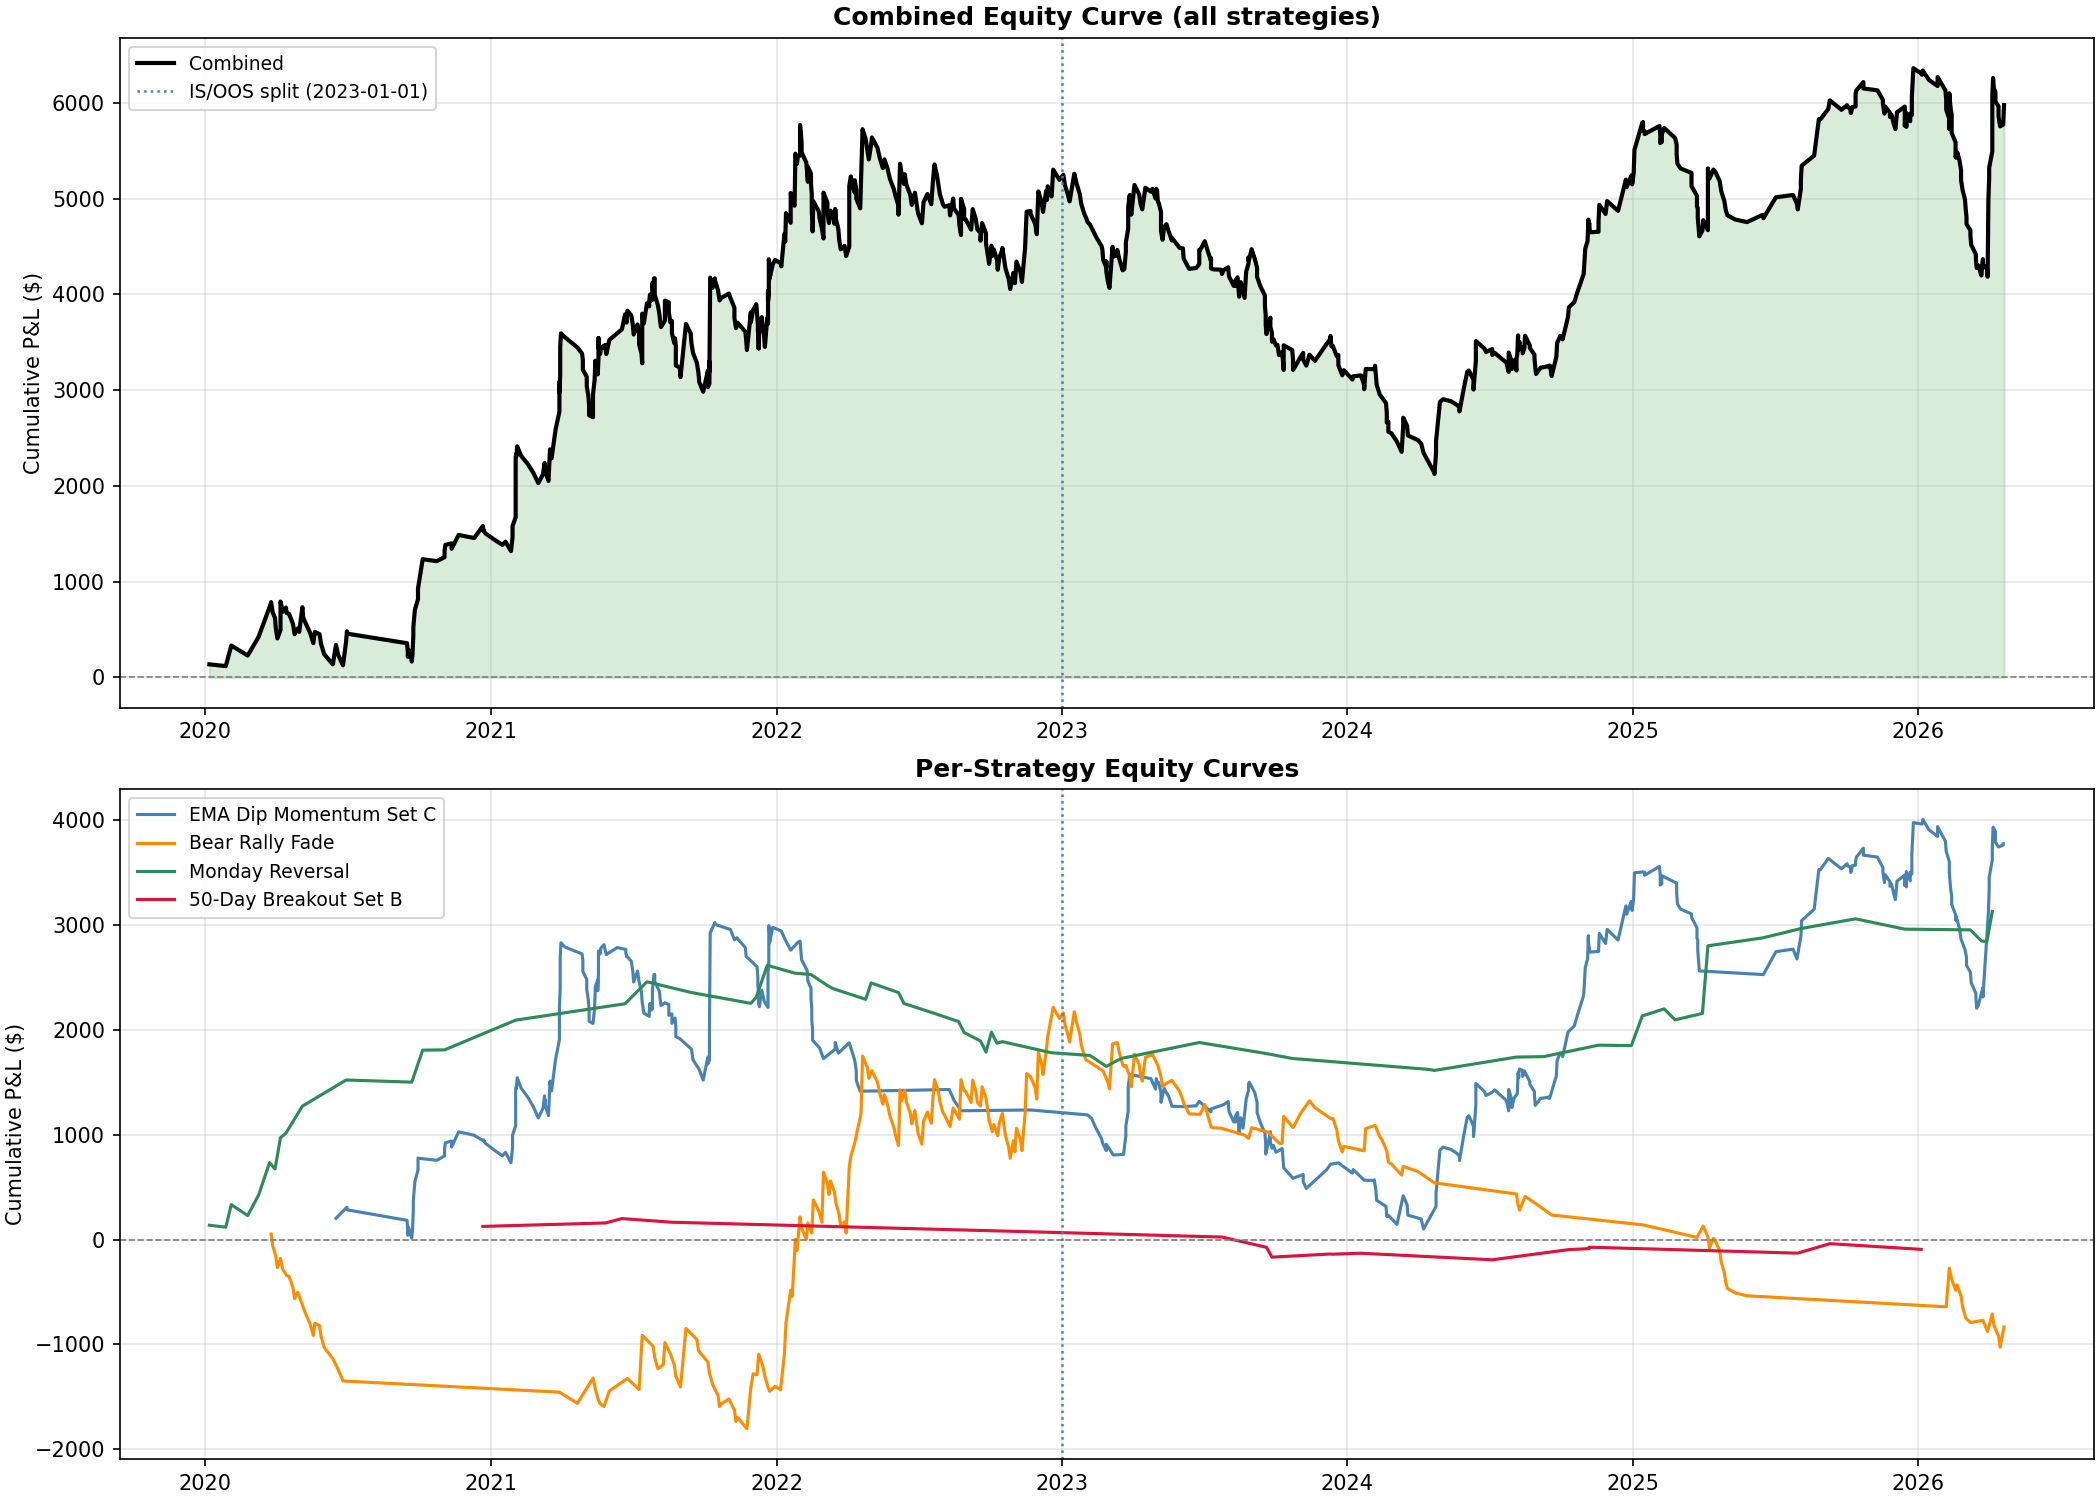

This chart was generated by the following Python code:
"""
Rigorous Strategy Backtest
===========================
Three strategies tested with identical methodology:
  1. EMA Dip Momentum Long   — 28-ticker universe, uptrend + EMA pullback
  2. Bear Rally Fade (Short) — existing strategy, re-run with slippage + earnings filter
  3. Monday Reversal (Long)  — existing strategy, re-run with slippage

KNOWN LIMITATIONS:
- Survivorship bias not fully eliminated — individual stocks are 2026 survivors.
  ETFs (SPY, QQQ, IWM, XLK, XLF, XLE) in the universe have zero survivorship bias.
- yfinance earnings dates unreliable for pre-2023 periods. Earnings filter may
  silently miss historical events. Logged per ticker when data unavailable.
- Slippage estimated at 0.1% per side. Real slippage varies by liquidity.
- Past performance does not guarantee future results.

Period:         2019-06-01 → 2026-04-25 (download)
Backtest start: 2020-01-01 (EMA-200 fully warmed up)
In-sample:      2020-01-01 → 2022-12-31
Out-of-sample:  2023-01-01 → 2026-04-25
Position size:  $100 max risk per trade (qty = 100 / (entry * stop_pct))
Slippage:       0.1% per side
"""

import warnings
warnings.filterwarnings("ignore")

import logging
import sys
from datetime import date, timedelta, datetime

import yfinance as yf
import pandas as pd
import numpy as np
import matplotlib
matplotlib.use("Agg")
import matplotlib.pyplot as plt

logging.basicConfig(
    level=logging.INFO,
    format="%(asctime)s %(levelname)s %(message)s",
    handlers=[logging.StreamHandler(sys.stdout)],
)

# ── Date constants ────────────────────────────────────────────────────────────
DOWNLOAD_START  = "2019-06-01"   # warmup for EMA-200
BACKTEST_START  = "2020-01-01"   # first valid signal date
BACKTEST_END    = "2026-04-25"
SPLIT_DATE      = "2023-01-01"   # in-sample / out-of-sample boundary

# ── Sizing & slippage ─────────────────────────────────────────────────────────
MAX_RISK        = 100.0          # max dollar risk per trade
SLIP            = 0.001          # 0.1% per side

# ── Momentum universe ─────────────────────────────────────────────────────────
MOMENTUM_TICKERS = [
    # ETFs — zero survivorship bias
    "SPY", "QQQ", "IWM", "XLK", "XLF", "XLE",
    # Mag7 + growth
    "AAPL", "NVDA", "MSFT", "META", "AMZN", "GOOGL", "TSLA", "AVGO", "NFLX",
    # Deliberate underperformers — anchors test in reality
    "INTC", "IBM", "BA", "PFE", "GE", "XOM",
    # Mixed / cyclical
    "JPM", "AMD", "BAC", "CVX", "UNH", "COST",
]

# ── Bear rally fade universe ──────────────────────────────────────────────────
FADE_TICKERS = ["PLTR", "FXI", "KWEB", "QQQ", "IWM"]

# ── Monday reversal universe ──────────────────────────────────────────────────
REVERSAL_TICKERS = ["SPY"]

# ── All tickers (downloaded once) ────────────────────────────────────────────
ALL_TICKERS = sorted(set(MOMENTUM_TICKERS + FADE_TICKERS + REVERSAL_TICKERS))

# ── Sector map ────────────────────────────────────────────────────────────────
SECTOR = {
    "SPY": "ETF",   "QQQ": "ETF",   "IWM": "ETF",
    "XLK": "ETF",   "XLF": "ETF",   "XLE": "ETF",
    "AAPL": "MegaTech", "MSFT": "MegaTech", "META": "MegaTech",
    "AMZN": "MegaTech", "GOOGL": "MegaTech",
    "NVDA": "Semis", "AMD": "Semis", "INTC": "Semis", "AVGO": "Semis",
    "TSLA": "Auto",  "NFLX": "Media",
    "JPM": "Finance", "BAC": "Finance",
    "XOM": "Energy",  "CVX": "Energy",
    "IBM": "Tech",   "GE": "Industrial", "BA": "Industrial",
    "PFE": "Health", "UNH": "Health",
    "COST": "Consumer",
    # Fade tickers not in momentum universe
    "PLTR": "Tech",  "FXI": "ETF",  "KWEB": "ETF",
}

# ── Parameter sets for momentum (pre-defined, not swept) ─────────────────────
MOMENTUM_PARAM_SETS = [
    {"label": "A", "ema_fast": 21, "ema_slow": 50, "pullback_max": 3.0, "trail": 0.03, "max_hold": 10},
    {"label": "B", "ema_fast": 21, "ema_slow": 50, "pullback_max": 5.0, "trail": 0.03, "max_hold": 15},
    {"label": "C", "ema_fast": 50, "ema_slow": 200, "pullback_max": 5.0, "trail": 0.04, "max_hold": 20},
]

# ── Parameter sets for breakout (pre-defined, not swept) ─────────────────────
BREAKOUT_PARAM_SETS = [
    # Set A: standard O'Neil breakout — 6% trail, 15-day hold
    {"label": "A", "lookback": 50, "vol_min": 1.5, "consol_15": 5.0, "consol_5": 3.0, "trail": 0.06, "max_hold": 15},
    # Set B: more room for retest — 7% trail, 20-day hold
    {"label": "B", "lookback": 50, "vol_min": 1.5, "consol_15": 5.0, "consol_5": 3.0, "trail": 0.07, "max_hold": 20},
    # Set C: institutional conviction — tighter VCP, 2× volume, 7% trail, 25-day hold
    {"label": "C", "lookback": 50, "vol_min": 2.0, "consol_15": 4.0, "consol_5": 2.0, "trail": 0.07, "max_hold": 25},
]

# ── Data download ─────────────────────────────────────────────────────────────

def download_data():
    logging.info(f"Downloading {len(ALL_TICKERS)} tickers {DOWNLOAD_START}→{BACKTEST_END}...")
    raw = yf.download(
        ALL_TICKERS,
        start=DOWNLOAD_START,
        end=BACKTEST_END,
        auto_adjust=True,
        progress=False,
        threads=True,
    )
    logging.info("Download complete.")
    return raw


def get_df(raw, ticker):
    """Extract a clean OHLCV DataFrame for one ticker. Returns None if data missing."""
    try:
        if isinstance(raw.columns, pd.MultiIndex):
            df = pd.DataFrame({
                "Open":   raw["Open"][ticker],
                "High":   raw["High"][ticker],
                "Low":    raw["Low"][ticker],
                "Close":  raw["Close"][ticker],
                "Volume": raw["Volume"][ticker],
            }).dropna()
        else:
            df = raw[["Open", "High", "Low", "Close", "Volume"]].dropna()
        df.index = pd.to_datetime(df.index).tz_localize(None)
        df = df[df.index >= DOWNLOAD_START]
        if len(df) < 210:
            logging.warning(f"{ticker}: only {len(df)} rows — skipping")
            return None
        return df
    except Exception as e:
        logging.warning(f"{ticker}: data extraction failed — {e}")
        return None


def _test_get_df_shape(raw):
    """Sanity check: SPY should have data."""
    df = get_df(raw, "SPY")
    assert df is not None, "SPY data missing"
    assert len(df) > 1000, f"SPY too few rows: {len(df)}"
    assert list(df.columns) == ["Open", "High", "Low", "Close", "Volume"]
    assert df.index[0] < pd.Timestamp("2020-01-01"), "Warmup data missing"
    logging.info("✅ get_df sanity check passed")


# ── Indicators ────────────────────────────────────────────────────────────────

def ema_series(values, period):
    """
    Standard EMA. No lookahead — each value uses only data up to that bar.
    Returns list same length as input.
    """
    k = 2.0 / (period + 1)
    result = []
    for i, v in enumerate(values):
        if i == 0:
            result.append(float(v))
        else:
            result.append(float(v) * k + result[-1] * (1 - k))
    return result


def volume_ratio_series(volumes, window=20):
    """
    Ratio of bar[i] volume to mean of bar[i-window : i] (prior window bars only).
    Returns list same length as input; first `window` entries are None (warmup).
    No lookahead — bar[i] average does NOT include bar[i] itself.
    """
    vols = list(volumes)
    result = [None] * window
    for i in range(window, len(vols)):
        avg = sum(vols[i - window:i]) / window
        result.append(vols[i] / avg if avg > 0 else None)
    return result


def add_indicators(df, ema_fast, ema_slow):
    """Add EMA columns and volume ratio to a copy of df."""
    df = df.copy()
    closes = df["Close"].tolist()
    vols   = df["Volume"].tolist()
    df[f"ema{ema_fast}"] = ema_series(closes, ema_fast)
    df[f"ema{ema_slow}"] = ema_series(closes, ema_slow)
    df["vol_ratio"]      = volume_ratio_series(vols, 20)
    return df


def _test_indicators():
    # EMA: first value equals first input
    e = ema_series([10.0, 12.0, 11.0], 3)
    assert e[0] == 10.0, f"EMA[0] should be 10.0, got {e[0]}"
    # EMA period=1 is the value itself
    e1 = ema_series([5.0, 8.0, 3.0], 1)
    assert e1 == [5.0, 8.0, 3.0], f"EMA(1) should equal input, got {e1}"
    # EMA length preserved
    assert len(e) == 3

    # volume_ratio: warmup is None
    vr = volume_ratio_series([100] * 25, 20)
    assert vr[:20] == [None] * 20, "Warmup should be None"
    assert abs(vr[20] - 1.0) < 1e-9, f"Flat volume ratio should be 1.0, got {vr[20]}"
    # Low volume bar
    vols = [100] * 20 + [50]   # bar 20 is half the average
    vr2 = volume_ratio_series(vols, 20)
    assert abs(vr2[20] - 0.5) < 1e-9, f"Half-volume ratio should be 0.5, got {vr2[20]}"

    logging.info("✅ indicator tests passed")

_test_indicators()

# ── Sizing & slippage helpers ─────────────────────────────────────────────────

def calc_qty(entry_price, stop_pct, max_risk=MAX_RISK):
    """Shares = max_risk / (entry_price * stop_pct). Minimum 1."""
    stop_distance = entry_price * stop_pct
    return max(1, int(max_risk / stop_distance))


def long_entry_price(open_price):
    """Apply 0.1% slippage on long entry (buy slightly above open)."""
    return open_price * (1 + SLIP)


def long_exit_price(price):
    """Apply 0.1% slippage on long exit (sell slightly below)."""
    return price * (1 - SLIP)


def short_entry_price(open_price):
    """Apply 0.1% slippage on short entry (sell slightly below open)."""
    return open_price * (1 - SLIP)


def short_exit_price(price):
    """Apply 0.1% slippage on short exit (buy slightly above)."""
    return price * (1 + SLIP)


# ── Earnings filter ───────────────────────────────────────────────────────────

def load_earnings_dates(tickers):
    """
    Returns {ticker: sorted list of datetime.date}.
    Falls back to [] with a warning if yfinance has no data.
    ETFs are skipped (no earnings).
    """
    ETF_SET = {"SPY", "QQQ", "IWM", "XLK", "XLF", "XLE", "FXI", "KWEB"}
    result = {}
    for t in tickers:
        if t in ETF_SET:
            result[t] = []
            continue
        try:
            ed = yf.Ticker(t).earnings_dates
            if ed is None or ed.empty:
                logging.warning(f"Earnings filter: no data for {t} — filter disabled for this ticker")
                result[t] = []
            else:
                result[t] = sorted(
                    idx.date() if hasattr(idx, "date") else idx
                    for idx in ed.index
                )
        except Exception as e:
            logging.warning(f"Earnings filter: {t} fetch failed ({e}) — filter disabled")
            result[t] = []
    return result


def near_earnings(signal_date, ticker, earnings_map, window_calendar_days=10):
    """
    True if any earnings date falls in (signal_date, signal_date + window_calendar_days].
    window_calendar_days=10 ≈ 5 trading days (conservative).
    """
    dates = earnings_map.get(ticker, [])
    if not dates:
        return False
    end = signal_date + timedelta(days=window_calendar_days)
    return any(signal_date < d <= end for d in dates)


# ── Stats ─────────────────────────────────────────────────────────────────────

def compute_stats(trades, label, trading_days_is, trading_days_oos):
    """
    trades: list of dicts with keys:
        date (datetime.date), ticker (str), entry (float), exit (float),
        pnl_dollar (float), side (str), reason (str), hold_days (int)

    trading_days_is:  count of trading days in in-sample period
    trading_days_oos: count of trading days in out-of-sample period

    Returns dict with full stats and a verdict string.
    """
    if not trades:
        return {
            "label": label, "n": 0, "verdict": "❌ FAIL",
            "is": {}, "oos": {}, "all_pnls": [],
        }

    split = pd.Timestamp(SPLIT_DATE)
    is_trades  = [t for t in trades if pd.Timestamp(t["date"]) <  split]
    oos_trades = [t for t in trades if pd.Timestamp(t["date"]) >= split]

    def _stats_block(group, total_days):
        if not group:
            return {"n": 0, "wr": 0.0, "pf": 0.0, "pnl": 0.0,
                    "avg_win": 0.0, "avg_loss": 0.0, "max_dd_pct": 0.0, "days_in_mkt_pct": 0.0}
        pnls   = [t["pnl_dollar"] for t in group]
        wins   = [p for p in pnls if p > 0]
        losses = [p for p in pnls if p <= 0]
        wr     = len(wins) / len(pnls) * 100
        gp     = sum(wins) if wins else 0.0
        gl     = abs(sum(losses)) if losses else 0.0
        pf     = gp / gl if gl > 0 else float("inf")
        avg_w  = gp / len(wins) if wins else 0.0
        avg_l  = gl / len(losses) if losses else 0.0

        # Max drawdown: peak-to-trough dollar loss, expressed as % of $10k notional
        # ($10k = ~100x $100-per-trade risk; avoids division-by-zero when equity starts at 0)
        NOTIONAL = 10_000.0
        cum, peak, max_dd_dollar = 0.0, 0.0, 0.0
        for p in pnls:
            cum += p
            peak = max(peak, cum)
            max_dd_dollar = min(max_dd_dollar, cum - peak)
        max_dd_pct = abs(max_dd_dollar) / NOTIONAL * 100

        # Days in market: fraction of trading days with ≥1 open position
        # Cap each trade's hold at total_days to avoid >100% from concurrent positions
        hold_days = sum(min(t.get("hold_days", 1), total_days) for t in group)
        dim = min(hold_days / total_days * 100, 100.0) if total_days > 0 else 0.0

        return {
            "n": len(group),
            "wr": round(wr, 1),
            "pf": round(pf, 2) if pf != float("inf") else 999.0,
            "pnl": round(sum(pnls), 2),
            "avg_win": round(avg_w, 2),
            "avg_loss": round(avg_l, 2),
            "max_dd_pct": round(max_dd_pct, 1),
            "days_in_mkt_pct": round(dim, 1),
        }

    is_s  = _stats_block(is_trades,  trading_days_is)
    oos_s = _stats_block(oos_trades, trading_days_oos)

    # Verdict: based on out-of-sample performance
    oos_wr_ok  = oos_s["n"] >= 10 and oos_s["wr"] >= 55.0
    oos_pf_ok  = oos_s["pf"] >= 1.5
    oos_dd_ok  = oos_s["max_dd_pct"] <= 25.0
    drift_ok   = is_s["n"] > 0 and oos_s["n"] > 0 and abs(oos_s["wr"] - is_s["wr"]) <= 10.0

    if oos_wr_ok and oos_pf_ok and oos_dd_ok and drift_ok:
        verdict = "✅ PASS"
    elif oos_wr_ok and oos_pf_ok and (not oos_dd_ok or not drift_ok):
        verdict = "⚠️  WARN"
    else:
        verdict = "❌ FAIL"

    return {"label": label, "is": is_s, "oos": oos_s, "verdict": verdict,
            "all_pnls": sorted([(t["date"], t["pnl_dollar"]) for t in trades], key=lambda x: x[0])}


def _test_helpers():
    # calc_qty: $100 risk, $50 stock, 2% stop → stop_distance=$1 → qty=100
    assert calc_qty(50.0, 0.02) == 100, f"Expected 100, got {calc_qty(50.0, 0.02)}"
    # calc_qty: minimum 1 (stop_distance=$200 > MAX_RISK=$100 → floor to 0 → clamp to 1)
    assert calc_qty(10000.0, 0.02) == 1, f"Expected 1, got {calc_qty(10000.0, 0.02)}"
    # Slippage on entry/exit
    assert abs(long_entry_price(100.0) - 100.1) < 1e-9
    assert abs(long_exit_price(100.0) - 99.9) < 1e-9
    assert abs(short_entry_price(100.0) - 99.9) < 1e-9
    assert abs(short_exit_price(100.0) - 100.1) < 1e-9
    # near_earnings: no dates → False
    assert not near_earnings(date(2024, 1, 10), "AAPL", {"AAPL": []})
    # near_earnings: earnings 5 days later → True
    assert near_earnings(date(2024, 1, 10), "AAPL", {"AAPL": [date(2024, 1, 15)]})
    # near_earnings: earnings 15 days later → False (outside 10-day window)
    assert not near_earnings(date(2024, 1, 10), "AAPL", {"AAPL": [date(2024, 1, 25)]})
    # compute_stats: empty trades → FAIL verdict
    result = compute_stats([], "test", 100, 100)
    assert result["verdict"] == "❌ FAIL"
    assert result["n"] == 0
    logging.info("✅ helper tests passed")

_test_helpers()

# ── Breakout helpers ──────────────────────────────────────────────────────────

def consolidation_pct(df, idx, window):
    """
    High-to-low range over the prior `window` bars as % of close at idx.
    Uses only bars BEFORE idx (no lookahead). Returns None if insufficient data.
    """
    if idx < window:
        return None
    slice_ = df.iloc[idx - window:idx]
    high   = slice_["High"].max()
    low    = slice_["Low"].min()
    close  = df.iloc[idx]["Close"]
    if close <= 0:
        return None
    return (high - low) / close * 100


def stage2_confirmed(df, idx):
    """
    Weinstein Stage 2: close > 150-day MA AND 150-day MA is rising.
    Rising = MA computed at idx > MA computed at idx-5.
    Returns False if insufficient data (need idx >= 155).
    """
    if idx < 155:
        return False
    ma_now  = df["Close"].iloc[idx - 150:idx].mean()
    ma_prev = df["Close"].iloc[idx - 155:idx - 5].mean()
    close   = df.iloc[idx]["Close"]
    return bool(close > ma_now and ma_now > ma_prev)


def relative_strength_vs_spy(df, spy_df, idx, window=63):
    """
    O'Neil RS: stock's window-bar return > SPY's window-bar return.
    window=63 ≈ 3 months of trading days.
    Aligns by bar index (valid — both DFs use the same yfinance trading calendar).
    Returns False if insufficient data.
    """
    if idx < window or len(spy_df) <= idx:
        return False
    stock_base = df.iloc[idx - window]["Close"]
    if stock_base <= 0:
        return False
    stock_ret = (df.iloc[idx]["Close"] - stock_base) / stock_base
    spy_idx   = min(idx, len(spy_df) - 1)
    if spy_idx < window:
        return False
    spy_base = spy_df.iloc[spy_idx - window]["Close"]
    if spy_base <= 0:
        return False
    spy_ret = (spy_df.iloc[spy_idx]["Close"] - spy_base) / spy_base
    return bool(stock_ret > spy_ret)


def _test_breakout_helpers():
    """Inline tests for consolidation_pct, stage2_confirmed, relative_strength_vs_spy."""

    # ── consolidation_pct ────────────────────────────────────────────────────
    n = 20
    df_flat = pd.DataFrame({
        "High":   [110.0] * n,
        "Low":    [90.0]  * n,
        "Close":  [100.0] * n,
        "Open":   [100.0] * n,
        "Volume": [1e6]   * n,
    })
    result = consolidation_pct(df_flat, 15, 10)
    assert result is not None and abs(result - 20.0) < 1e-6, f"Expected 20.0, got {result}"
    assert consolidation_pct(df_flat, 5, 10) is None  # insufficient data

    # ── stage2_confirmed ─────────────────────────────────────────────────────
    n2 = 200
    prices_rising = [100.0 + i * 0.5 for i in range(n2)]
    df_rising = pd.DataFrame({
        "High": prices_rising, "Low": prices_rising, "Close": prices_rising,
        "Open": prices_rising, "Volume": [1e6] * n2,
    })
    assert stage2_confirmed(df_rising, 160) is True

    prices_flat = [100.0] * n2
    df_flat2 = pd.DataFrame({
        "High": prices_flat, "Low": prices_flat, "Close": prices_flat,
        "Open": prices_flat, "Volume": [1e6] * n2,
    })
    assert stage2_confirmed(df_flat2, 160) is False
    assert stage2_confirmed(df_rising, 100) is False  # insufficient data

    # ── relative_strength_vs_spy ─────────────────────────────────────────────
    n3 = 100
    stock_prices = [100.0 + (20.0 / 63) * i for i in range(n3)]
    spy_prices   = [100.0 + (10.0 / 63) * i for i in range(n3)]
    df_stock = pd.DataFrame({"Close": stock_prices, "High": stock_prices,
                              "Low": stock_prices, "Open": stock_prices, "Volume": [1e6]*n3})
    df_spy   = pd.DataFrame({"Close": spy_prices,  "High": spy_prices,
                              "Low": spy_prices,  "Open": spy_prices,  "Volume": [1e6]*n3})
    assert relative_strength_vs_spy(df_stock, df_spy, 90) is True

    df_stock_flat = pd.DataFrame({"Close": [100.0]*n3, "High": [100.0]*n3,
                                   "Low": [100.0]*n3, "Open": [100.0]*n3, "Volume": [1e6]*n3})
    assert relative_strength_vs_spy(df_stock_flat, df_spy, 90) is False
    assert relative_strength_vs_spy(df_stock, df_spy, 10) is False  # insufficient data

    logging.info("✅ breakout helper tests passed")


_test_breakout_helpers()

# ── Strategy 1: EMA Dip Momentum ─────────────────────────────────────────────

def simulate_long_trade(df, entry_idx, entry_price, trail_pct, max_hold):
    """
    Simulate a long trade starting at entry_idx with entry_price already slippage-adjusted.
    Trail stop uses daily close. Exit at stop (apply exit slippage) or max_hold close.
    Returns (exit_price_after_slippage, exit_idx, reason, hold_days).
    """
    stop = entry_price * (1 - trail_pct)
    for j in range(entry_idx + 1, min(entry_idx + max_hold + 1, len(df))):
        low   = df.iloc[j]["Low"]
        close = df.iloc[j]["Close"]
        # Raise stop if close is higher
        new_stop = close * (1 - trail_pct)
        if new_stop > stop:
            stop = new_stop
        if low <= stop:
            return long_exit_price(stop), j, "stop", j - entry_idx
    # Max hold: exit at close of last bar
    exit_idx = min(entry_idx + max_hold, len(df) - 1)
    return long_exit_price(df.iloc[exit_idx]["Close"]), exit_idx, "maxhold", exit_idx - entry_idx


def run_momentum(raw, earnings_map, params):
    """
    Run EMA Dip Momentum for one parameter set.
    Returns list of trade dicts.

    Signal (end-of-day, entry next morning):
      1. SPY close > SPY EMA-200 (market regime)
      2. Stock EMA-fast > EMA-slow (individual uptrend)
      3. 0% <= (ema_fast - close) / ema_fast * 100 <= pullback_max (pullback depth)
      4. vol_ratio <= 0.8 (low-volume pullback = light selling)
      5. No earnings in next 10 calendar days
      6. No open position in this ticker

    Position limits:
      - Max 2 new positions opened per day (prioritised by lowest vol_ratio)
      - Max 2 open positions per sector at any time
    """
    ema_fast     = params["ema_fast"]
    ema_slow     = params["ema_slow"]
    pullback_max = params["pullback_max"]
    trail        = params["trail"]
    max_hold     = params["max_hold"]

    # Prepare all DataFrames with indicators
    dfs = {}
    for t in MOMENTUM_TICKERS:
        df = get_df(raw, t)
        if df is not None:
            dfs[t] = add_indicators(df, ema_fast, ema_slow)

    spy_df = dfs.get("SPY")
    if spy_df is None:
        raise RuntimeError("SPY data missing — cannot determine market regime")

    # Build SPY EMA-200 series keyed by date
    spy_ema200 = ema_series(spy_df["Close"].tolist(), 200)
    spy_ema200_by_date = {
        spy_df.index[i].date(): spy_ema200[i]
        for i in range(len(spy_df))
    }

    backtest_start = pd.Timestamp(BACKTEST_START)
    trades = []
    open_positions = {}   # {ticker: exit_idx in that ticker's df}
    open_sectors   = {}   # {sector: count of currently open positions}

    # Iterate over all trading dates from SPY starting at backtest start
    all_dates = spy_df[spy_df.index >= backtest_start].index

    for date_ts in all_dates:
        signal_date = date_ts.date()

        # ── First: close out positions whose exit has passed ─────────────────
        for t in list(open_positions.keys()):
            t_df = dfs.get(t)
            if t_df is None:
                s = SECTOR.get(t, "Other")
                open_sectors[s] = max(0, open_sectors.get(s, 0) - 1)
                del open_positions[t]
                continue
            if date_ts not in t_df.index:
                continue
            cur_idx = t_df.index.get_loc(date_ts)
            if open_positions[t] <= cur_idx:
                s = SECTOR.get(t, "Other")
                open_sectors[s] = max(0, open_sectors.get(s, 0) - 1)
                del open_positions[t]

        # ── Collect all valid signals for today ───────────────────────────────
        new_today   = 0
        day_signals = []

        for ticker in MOMENTUM_TICKERS:
            if ticker not in dfs:
                continue
            df = dfs[ticker]
            if date_ts not in df.index:
                continue
            idx = df.index.get_loc(date_ts)

            # Warmup: need at least ema_slow bars of data
            if idx < ema_slow:
                continue

            # Skip if already in a position in this ticker
            if ticker in open_positions and open_positions[ticker] > idx:
                continue

            row   = df.iloc[idx]
            ema_f = row[f"ema{ema_fast}"]
            ema_s = row[f"ema{ema_slow}"]
            close = row["Close"]
            vr    = row["vol_ratio"]

            # 1. Market regime: SPY close > SPY EMA-200
            spy_ema = spy_ema200_by_date.get(signal_date)
            if spy_ema is None or spy_df.loc[date_ts, "Close"] <= spy_ema:
                continue

            # 2. Individual uptrend: ema_fast > ema_slow
            if ema_f <= ema_s:
                continue

            # 3. Pullback depth: 0% to pullback_max% below ema_fast
            if ema_f <= 0:
                continue
            pullback_pct = (ema_f - close) / ema_f * 100
            if not (0 <= pullback_pct <= pullback_max):
                continue

            # 4. Low-volume pullback: vol_ratio <= 0.8
            if vr is None or vr > 0.8:
                continue

            # 5. Earnings filter
            if near_earnings(signal_date, ticker, earnings_map):
                continue

            day_signals.append({
                "ticker":    ticker,
                "vol_ratio": vr,
                "idx":       idx,
            })

        # ── Sort by lowest vol_ratio (lightest selling pressure) ──────────────
        day_signals.sort(key=lambda s: s["vol_ratio"])

        # ── Enter positions (up to 2 per day, up to 2 per sector) ────────────
        for sig in day_signals:
            if new_today >= 2:
                break
            ticker = sig["ticker"]
            idx    = sig["idx"]
            df     = dfs[ticker]
            sector = SECTOR.get(ticker, "Other")

            # Sector cap: max 2 open per sector
            if open_sectors.get(sector, 0) >= 2:
                continue

            # Need a next bar for entry
            if idx + 1 >= len(df):
                continue

            entry_open  = df.iloc[idx + 1]["Open"]
            entry_price = long_entry_price(entry_open)
            qty         = calc_qty(entry_price, trail)

            exit_price, exit_idx, reason, hold_days = simulate_long_trade(
                df, idx + 1, entry_price, trail, max_hold
            )
            pnl_dollar = (exit_price - entry_price) * qty

            trades.append({
                "date":       signal_date,
                "ticker":     ticker,
                "entry":      round(entry_price, 4),
                "exit":       round(exit_price, 4),
                "qty":        qty,
                "pnl_dollar": round(pnl_dollar, 2),
                "side":       "long",
                "reason":     reason,
                "hold_days":  hold_days,
            })

            open_positions[ticker] = exit_idx
            open_sectors[sector]   = open_sectors.get(sector, 0) + 1
            new_today += 1

    return trades

# ── Strategy 2: Bear Rally Fade ───────────────────────────────────────────────

def simulate_short_trade(df, entry_idx, entry_price, trail_pct, max_hold):
    """
    Simulate a short trade. Trail stop uses daily close.
    For shorts: stop starts ABOVE entry and trails DOWN as price falls.
    entry_price is already slippage-adjusted (below open).
    Returns (exit_price_after_slippage, exit_idx, reason, hold_days).
    """
    stop = entry_price * (1 + trail_pct)
    for j in range(entry_idx + 1, min(entry_idx + max_hold + 1, len(df))):
        high  = df.iloc[j]["High"]
        close = df.iloc[j]["Close"]
        # Lower stop as price falls (trail down)
        new_stop = close * (1 + trail_pct)
        if new_stop < stop:
            stop = new_stop
        if high >= stop:
            return short_exit_price(stop), j, "stop", j - entry_idx
    exit_idx = min(entry_idx + max_hold, len(df) - 1)
    return short_exit_price(df.iloc[exit_idx]["Close"]), exit_idx, "maxhold", exit_idx - entry_idx


def run_bear_rally_fade(raw, earnings_map):
    """
    Bear Rally Fade (short) — PLTR, FXI, KWEB, QQQ, IWM.
    Signal: close < EMA-200 AND rallied >= 3% from 5-day low.
    Exit: 1.5% trailing stop OR 10-day max hold.
    Earnings filter applied to PLTR only (ETFs have no earnings).
    Slippage 0.1% per side.
    One position at a time across all tickers.
    """
    TRAIL            = 0.015
    MAX_HOLD         = 10
    RALLY_THRESHOLD  = 3.0   # percent rally from 5-day low

    dfs = {}
    for t in FADE_TICKERS:
        df = get_df(raw, t)
        if df is not None:
            df = df.copy()
            df["ema200"] = ema_series(df["Close"].tolist(), 200)
            dfs[t] = df

    backtest_start = pd.Timestamp(BACKTEST_START)
    trades = []
    in_position  = None    # ticker currently held short
    exit_idx_map = {}      # {ticker: exit_idx in that ticker's df}

    spy_df    = get_df(raw, "SPY")
    all_dates = spy_df[spy_df.index >= backtest_start].index

    for date_ts in all_dates:
        signal_date = date_ts.date()

        # Clear position if it has closed
        if in_position and in_position in exit_idx_map:
            t_df = dfs.get(in_position)
            if t_df is not None and date_ts in t_df.index:
                cur_idx = t_df.index.get_loc(date_ts)
                if exit_idx_map[in_position] <= cur_idx:
                    in_position = None

        if in_position:
            continue

        for ticker in FADE_TICKERS:
            if ticker not in dfs:
                continue
            df = dfs[ticker]
            if date_ts not in df.index:
                continue
            idx = df.index.get_loc(date_ts)
            if idx < 205:    # EMA-200 warmup
                continue

            row    = df.iloc[idx]
            close  = row["Close"]
            ema200 = row["ema200"]

            # 1. Downtrend: close < EMA-200
            if close >= ema200:
                continue

            # 2. Bear rally: close is >= 3% above 5-day low
            low5      = df.iloc[idx - 4:idx + 1]["Low"].min()
            rally_pct = (close - low5) / low5 * 100
            if rally_pct < RALLY_THRESHOLD:
                continue

            # 3. Earnings filter (PLTR only — ETFs have no earnings)
            if ticker == "PLTR" and near_earnings(signal_date, ticker, earnings_map):
                continue

            # Need next bar for entry
            if idx + 1 >= len(df):
                continue

            entry_open  = df.iloc[idx + 1]["Open"]
            entry_price = short_entry_price(entry_open)
            qty         = calc_qty(entry_price, TRAIL)

            exit_price, ex_idx, reason, hold_days = simulate_short_trade(
                df, idx + 1, entry_price, TRAIL, MAX_HOLD
            )
            pnl_dollar = (entry_price - exit_price) * qty   # short P&L

            trades.append({
                "date":       signal_date,
                "ticker":     ticker,
                "entry":      round(entry_price, 4),
                "exit":       round(exit_price, 4),
                "qty":        qty,
                "pnl_dollar": round(pnl_dollar, 2),
                "side":       "short",
                "reason":     reason,
                "hold_days":  hold_days,
            })

            in_position = ticker
            exit_idx_map[ticker] = ex_idx
            break    # one position at a time

    return trades


# ── Strategy 3: Monday Reversal ───────────────────────────────────────────────

def run_monday_reversal(raw):
    """
    Monday Reversal (long SPY).
    Signal: weekday == Monday AND previous Friday close return <= -0.75%.
    Exit: 1.5% trailing stop OR 5-day max hold.
    Slippage 0.1% per side. One position at a time.
    """
    TRAIL      = 0.015
    MAX_HOLD   = 5
    FRI_THRESH = -0.75    # percent

    df = get_df(raw, "SPY")
    if df is None:
        raise RuntimeError("SPY data missing for Monday Reversal")

    backtest_start     = pd.Timestamp(BACKTEST_START)
    trades             = []
    in_position_until  = -1    # row index until which we're occupied

    for i in range(1, len(df)):
        date_ts = df.index[i]
        if date_ts < backtest_start:
            continue
        if i <= in_position_until:
            continue

        # Must be Monday (weekday 0)
        if date_ts.weekday() != 0:
            continue

        # Find the most recent Friday
        fri_idx = i - 1
        while fri_idx >= 0 and df.index[fri_idx].weekday() != 4:
            fri_idx -= 1
        if fri_idx < 1:
            continue

        fri_close = df.iloc[fri_idx]["Close"]
        thu_close = df.iloc[fri_idx - 1]["Close"]
        if thu_close <= 0:
            continue
        fri_return = (fri_close - thu_close) / thu_close * 100

        if fri_return > FRI_THRESH:
            continue

        # Signal fires — entry at Monday's open with slippage
        entry_open  = df.iloc[i]["Open"]
        entry_price = long_entry_price(entry_open)
        qty         = calc_qty(entry_price, TRAIL)

        exit_price, exit_idx, reason, hold_days = simulate_long_trade(
            df, i, entry_price, TRAIL, MAX_HOLD
        )
        pnl_dollar = (exit_price - entry_price) * qty

        trades.append({
            "date":       date_ts.date(),
            "ticker":     "SPY",
            "entry":      round(entry_price, 4),
            "exit":       round(exit_price, 4),
            "qty":        qty,
            "pnl_dollar": round(pnl_dollar, 2),
            "side":       "long",
            "reason":     reason,
            "hold_days":  hold_days,
        })

        in_position_until = exit_idx

    return trades


# ---------------------------------------------------------------------------
# Task 8 — Output formatter, equity curve, main
# ---------------------------------------------------------------------------

def print_strategy_result(result):
    """Print a formatted summary for one compute_stats result dict."""
    label   = result["label"]
    is_     = result["is"]
    oos     = result["oos"]
    verdict = result["verdict"]

    print(f"  {label}")
    print(
        f"    In-sample  (2020–2022): {is_['n']} trades | "
        f"{is_['wr']:.1f}% WR | PF {is_['pf']:.2f} | ${is_['pnl']:+,.0f}"
    )
    print(
        f"    Out-of-sample (2023–2026): {oos['n']} trades | "
        f"{oos['wr']:.1f}% WR | PF {oos['pf']:.2f} | ${oos['pnl']:+,.0f}"
    )
    print(
        f"    Max drawdown: IS {is_['max_dd_pct']:.1f}% / OOS {oos['max_dd_pct']:.1f}%"
        f" | Days in market: IS {is_['days_in_mkt_pct']:.0f}% / OOS {oos['days_in_mkt_pct']:.0f}%"
    )
    print(f"    Verdict: {verdict}")


def save_equity_curve(results, output_path="momentum_strategies_backtest.png"):
    """
    Plot individual and combined equity curves for all strategy results.
    Each result dict must contain an 'all_pnls' key: list of (date, pnl_dollar) tuples.
    """
    fig, axes = plt.subplots(2, 1, figsize=(14, 10), constrained_layout=True)

    # --- Top panel: combined equity curve ---
    ax_combined = axes[0]
    all_entries = []
    for r in results:
        all_entries.extend(r["all_pnls"])
    all_entries.sort(key=lambda x: x[0])

    if all_entries:
        dates_combined  = [e[0] for e in all_entries]
        cumsum_combined = list(pd.Series([e[1] for e in all_entries]).cumsum())
        ax_combined.plot(dates_combined, cumsum_combined, color="black", linewidth=2, label="Combined")
        ax_combined.axhline(0, color="gray", linewidth=0.8, linestyle="--")
        ax_combined.fill_between(dates_combined, cumsum_combined, 0,
                                 where=[v >= 0 for v in cumsum_combined],
                                 alpha=0.15, color="green")
        ax_combined.fill_between(dates_combined, cumsum_combined, 0,
                                 where=[v < 0 for v in cumsum_combined],
                                 alpha=0.15, color="red")

    # Mark IS/OOS split
    split_ts = pd.Timestamp(SPLIT_DATE)
    ax_combined.axvline(split_ts, color="steelblue", linewidth=1.2, linestyle=":", label=f"IS/OOS split ({SPLIT_DATE})")
    ax_combined.set_title("Combined Equity Curve (all strategies)", fontsize=12, fontweight="bold")
    ax_combined.set_ylabel("Cumulative P&L ($)")
    ax_combined.legend(fontsize=9)
    ax_combined.grid(True, alpha=0.3)

    # --- Bottom panel: per-strategy equity curves ---
    ax_per = axes[1]
    colors = ["steelblue", "darkorange", "seagreen", "crimson", "purple"]
    for idx, r in enumerate(results):
        pnls = r["all_pnls"]
        if not pnls:
            continue
        dates  = [e[0] for e in pnls]
        cumsum = list(pd.Series([e[1] for e in pnls]).cumsum())
        short_label = r["label"].split("(")[0].strip()
        ax_per.plot(dates, cumsum, color=colors[idx % len(colors)],
                    linewidth=1.5, label=short_label)

    ax_per.axhline(0, color="gray", linewidth=0.8, linestyle="--")
    ax_per.axvline(split_ts, color="steelblue", linewidth=1.2, linestyle=":")
    ax_per.set_title("Per-Strategy Equity Curves", fontsize=12, fontweight="bold")
    ax_per.set_ylabel("Cumulative P&L ($)")
    ax_per.legend(fontsize=9)
    ax_per.grid(True, alpha=0.3)

    fig.savefig(output_path, dpi=150)
    plt.close(fig)
    logging.info("Equity curve saved to %s", output_path)


def main():
    logging.info("Downloading data (%s → %s)...", DOWNLOAD_START, BACKTEST_END)
    raw = download_data()

    logging.info("Loading earnings dates...")
    earnings_map = load_earnings_dates(ALL_TICKERS)

    # Count trading days in each period (use SPY as calendar)
    spy_df = get_df(raw, "SPY")
    spy_df = spy_df[spy_df.index >= pd.Timestamp(BACKTEST_START)]
    split_ts = pd.Timestamp(SPLIT_DATE)
    trading_days_is  = int((spy_df.index < split_ts).sum())
    trading_days_oos = int((spy_df.index >= split_ts).sum())

    # Run EMA Dip Momentum — all param sets, pick best OOS profit factor
    logging.info("Running EMA Dip Momentum (%d param sets)...", len(MOMENTUM_PARAM_SETS))
    momentum_results = []   # list of (result_dict, trades_list)
    for params in MOMENTUM_PARAM_SETS:
        trades = run_momentum(raw, earnings_map, params)
        label = (
            f"EMA Dip Momentum Set {params['label']} "
            f"(ema{params['ema_fast']}/{params['ema_slow']}, "
            f"pullback≤{params['pullback_max']}%, "
            f"trail {int(params['trail'] * 100)}%, "
            f"hold {params['max_hold']}d)"
        )
        result = compute_stats(trades, label, trading_days_is, trading_days_oos)
        momentum_results.append((result, trades))
        logging.info(
            "  Set %s: OOS PF=%.2f verdict=%s",
            params["label"], result["oos"]["pf"], result["verdict"]
        )

    # Select best param set by OOS profit factor
    best_momentum, best_momentum_trades = max(momentum_results, key=lambda x: x[0]["oos"]["pf"])

    # Run Bear Rally Fade
    logging.info("Running Bear Rally Fade...")
    fade_trades = run_bear_rally_fade(raw, earnings_map)
    fade_result = compute_stats(
        fade_trades,
        "Bear Rally Fade (Short, w/ slippage + earnings filter)",
        trading_days_is, trading_days_oos,
    )

    # Run Monday Reversal
    logging.info("Running Monday Reversal...")
    rev_trades = run_monday_reversal(raw)
    rev_result = compute_stats(
        rev_trades,
        "Monday Reversal (Long SPY, w/ slippage)",
        trading_days_is, trading_days_oos,
    )

    # Print results
    separator = "=" * 60
    print(f"\n{separator}")
    print("  STRATEGY COMPARISON — RIGOROUS BACKTEST")
    print(separator)
    print()
    print_strategy_result(best_momentum)
    print()
    print_strategy_result(fade_result)
    print()
    print_strategy_result(rev_result)
    print()

    # Combined stats (no re-running — reuse already-computed trades)
    all_trades = best_momentum_trades + fade_trades + rev_trades
    total_pnl  = sum(t["pnl_dollar"] for t in all_trades)
    print(separator)
    print("  COMBINED (all strategies, no overlap in SPY positions)")
    print(f"    Total trades: {len(all_trades)} | Net P&L: ${total_pnl:+,.0f}")
    print("    Equity curve: [saved to momentum_strategies_backtest.png]")
    print(separator)
    print()

    save_equity_curve([best_momentum, fade_result, rev_result])


if __name__ == "__main__":
    main()
